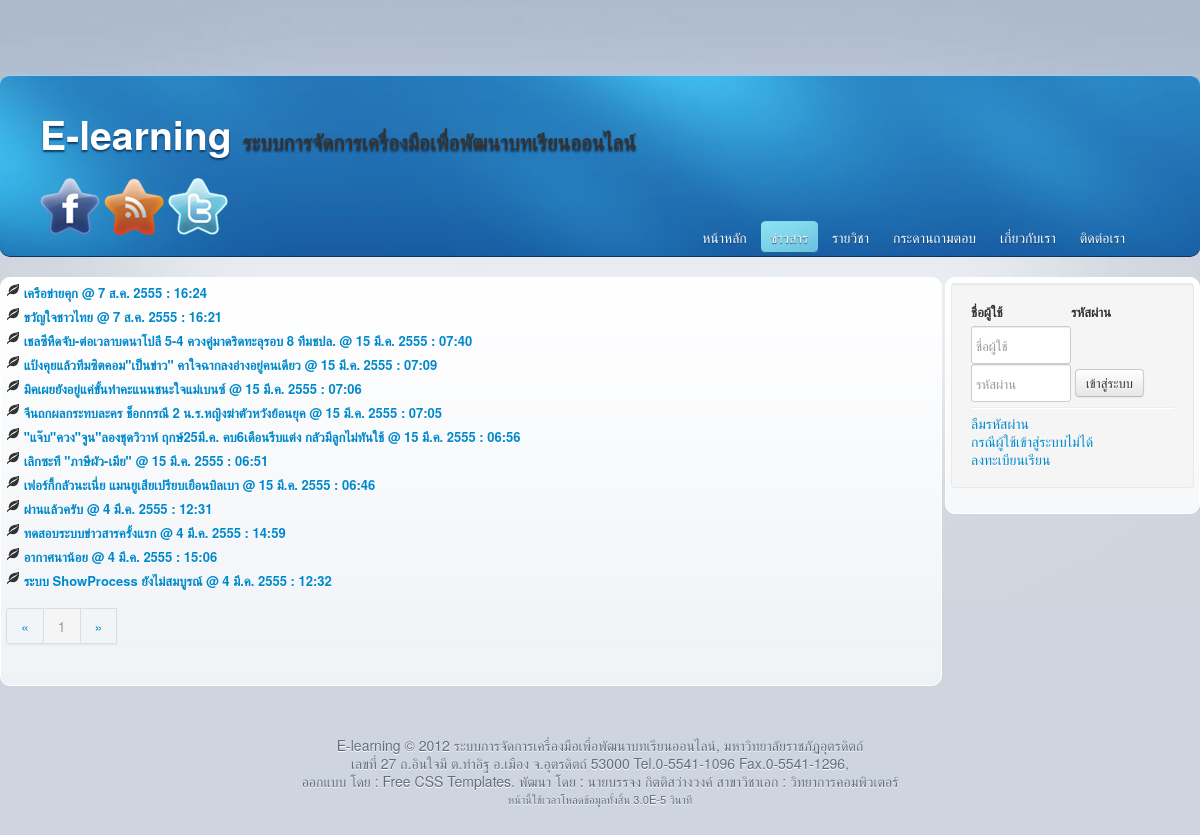
Page /testing/E-MS/index.php?mod=news on the committed database.
### tables this page shows
CREATE TABLE `news` (
  `id` int(7) NOT NULL COMMENT 'ไอดีข่าว',
  `title` varchar(255) NOT NULL COMMENT 'หัวข้อ',
  `content` text NOT NULL COMMENT 'เนื้อหา',
  `create_time` int(11) NOT NULL COMMENT 'วันที่สร้าง',
  `update_time` int(11) NOT NULL COMMENT 'วันที่ปรับปรุง',
  `author_id` int(9) NOT NULL COMMENT 'ผู้ประกาศ',
  `views` smallint(5) NOT NULL COMMENT 'จำนวนเข้าชม'
);

### testing/E-MS/includes/mysql.inc.php (called while the page is built, shortened)
<?php
function ConnectDB(){
	return true;
}
function QueryDB($sql=""){
	if ($res = mysql_query($sql)){
       return $res;
    }else{
       return false;
    }
}
function FetchDB($sql=""){
    if ($res = @mysql_fetch_assoc($sql)){
        return $res;
    }else{
        return false;
    }
}
function RowsDB($sql=""){
    if($res = @mysql_num_rows($sql)){
       return $res;
    }else{
       return false;
    }
}
function SelectPage($Pages="",$Eachs="",$Field="",$Table="",$Where=""){
    $Field = empty($Field)? "id" : $Field;
    $Where = empty($Where)? "" : "WHERE ".$Where;
    $SQL = QueryDB("SELECT ".$Field." FROM ".$Table." ".$Where."");
    $Rows = RowsDB($SQL);
    $Totals = ceil($Rows/$Eachs);
    $Gotos=($Pages-1)* $Eachs;
    return array($Gotos,$Totals);
}
?>

### testing/E-MS/includes/array.in.php (called while the page is built, shortened)
<?php
$SHORT_MONTH = array(
"1" => "ม.ค.",
"2" => "ก.พ.",
"3" => "มี.ค.",
"4" => "เม.ย.",
"5" => "พ.ค.",
"6" => "มิ.ย.",
"7" => "ก.ค.",
"8" => "ส.ค.",
"9" => "ก.ย.",
"10" => "ต.ค.",
"11" => "พ.ย.",
"12" => "ธ.ค."
);
?>

### testing/E-MS/modules/news/index.php (the view, shortened to what this page needs)
<?php
$page = empty($_GET['page'])? 1 : $_GET['page'];
$each = _NUM_PAGE;
List($goto,$totalpage) = SelectPage($page,$each,"",NEWS,"");
$sql = "SELECT N.id,N.title,N.content,N.create_time,N.update_time,N.views,CONCAT(U.pname,U.fname,' ',U.lname) As fullname FROM ".NEWS." As N LEFT JOIN ".USER." As U ON(N.author_id=U.id) ORDER BY N.update_time DESC LIMIT ".$goto.",".$each;
$query = QueryDB($sql);
while($rs = FetchDB($query)):
 ?>
<label><a data-toggle="modal" href="#myNews" id="newsEvent" class="<?php echo $rs['id'];?>"><i class="icon-leaf"></i>&nbsp;<?php echo $rs['title']?>&nbsp;@&nbsp;<?php echo ThaiTimeConvert($rs['create_time'],'','2');?></a></label>
<?php
endwhile;
echo SplitPage($page,$totalpage,"index.php?mod=news");
?>

### testing/E-MS/css/style.css (style rules this page uses)
* { margin: 0; padding: 0; }
a { color: #1D68AB; text-decoration: underline; }
html { background: #CFD5DE url(../images/img01.jpg) top left repeat-x; }
body { background: url(../images/img02.jpg) top center no-repeat; line-height: 1.75em; color: #6B7C93; }

### rows in the picture
news: title "เครือข่ายคุก", create_time "7 ส.ค. 2555 : 16:24"
news: title "ขวัญใจชาวไทย", create_time "7 ส.ค. 2555 : 16:21"
news: title "เชลซีหืดจับ-ต่อเวลาบดนาโปลี 5-4 ควงคู่มาดริดทะลุรอบ 8 ทีมชปล.", create_time "15 มี.ค. 2555 : 07:40"
news: title "แป้งคุยแล้วทีมซิตคอม\"เป็นข่าว\" คาใจฉากลงอ่างอยู่คนเดียว", create_time "15 มี.ค. 2555 : 07:09"
news: title "มิคเผยยังอยู่แค่ขั้นทำคะแนนชนะใจแม่เบนซ์", create_time "15 มี.ค. 2555 : 07:06"
news: title "จีนถกผลกระทบละคร ช็อกกรณี 2 น.ร.หญิงฆ่าตัวหวังย้อนยุค", create_time "15 มี.ค. 2555 : 07:05"
news: title "\"แจ๊บ\"ควง\"จูน\"ลองชุดวิวาห์ ฤกษ์25มี.ค. คบ6เดือนรีบแต่ง กลัวมีลูกไม่ทันใช้", create_time "15 มี.ค. 2555 : 06:56"
news: title "เลิกซะที \"ภาษีผัว-เมีย\"", create_time "15 มี.ค. 2555 : 06:51"
news: title "เฟอร์กี้กลัวนะเนี่ย แมนยูเสียเปรียบเยือนบิลเบา", create_time "15 มี.ค. 2555 : 06:46"
news: title "ผ่านแล้วครับ", create_time "4 มี.ค. 2555 : 12:31"
news: title "ทดสอบระบบข่าวสารครั้งแรก", create_time "4 มี.ค. 2555 : 14:59"
news: title "อากาศนาน้อย", create_time "4 มี.ค. 2555 : 15:06"
news: title "ระบบ ShowProcess ยังไม่สมบูรณ์", create_time "4 มี.ค. 2555 : 12:32"

### other values in the picture
SYS_NAME "ระบบการจัดการเครื่องมือเพื่อพัฒนาบทเรียนออนไลน์"
$page "1"
$time "3.0E-5"
